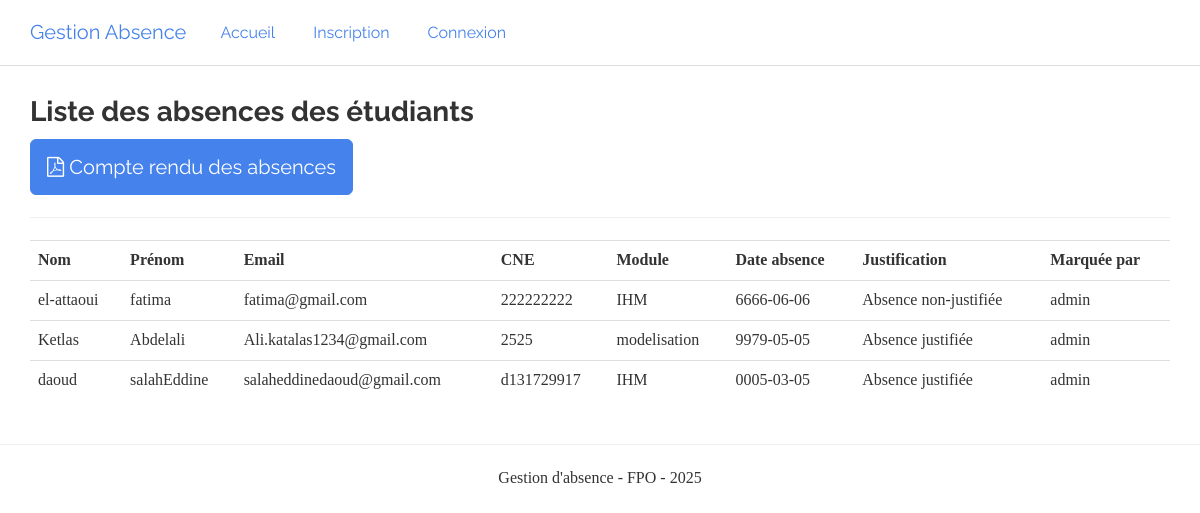
The page /absences.php on the database its author committed.
### tables this page shows
CREATE TABLE `absence` (
  `id` int(11) NOT NULL,
  `id_etudiant` int(11) NOT NULL,
  `crn_horaire` varchar(255) NOT NULL,
  `type_absence` varchar(255) NOT NULL,
  `is_old` tinyint(1) NOT NULL DEFAULT 0,
  `module` varchar(255) DEFAULT NULL,
  `professeur` int(11) DEFAULT NULL,
  `date_absence` date DEFAULT NULL
);

### files/functions.php (called while the page is built, shortened)
<?php
function database()
{
    $host = "localhost";
    $username = "root";
    $password = "";
    $database = "gab";
    $db = new PDO("mysql:host=" . $host . ";dbname=" . $database, $username, $password,
        array(
            PDO::MYSQL_ATTR_INIT_COMMAND => 'SET NAMES UTF8',
            PDO::ATTR_ERRMODE => PDO::ERRMODE_SILENT
        )
    );
    return $db;
}
function listAbsences()
{
    $absences_ = $absences = [];
    $db = database();
    $sttm = $db->prepare("SELECT * FROM absence where is_old=0");
    if ($sttm->execute()) {
        $absences_ = $sttm->fetchAll();
        foreach ($absences_ as $a) {
            $sttm2 = $db->prepare("SELECT * FROM etudiant where id=:id");
            $sttm2->bindParam(":id", $a["id_etudiant"]);
            if ($sttm2->execute()) {
                $etudiant = $sttm2->fetch(PDO::FETCH_ASSOC);
                $a["nom"] = $etudiant["nom"];
                $a["prenom"] = $etudiant["prenom"];
                $a["cne"] = $etudiant["cne"];
                $a["email"] = $etudiant["email"];
            }
            $sttm3 = $db->prepare("SELECT * FROM professeur where id=:id");
            $sttm3->bindParam(":id", $a["professeur"]);
            if ($sttm3->execute()) {
                $professeur = $sttm3->fetch(PDO::FETCH_ASSOC);
                if(!empty($professeur))
                {
                    $a['nom_prof'] = $professeur['nom'];
                    $a['prenom_prof'] = $professeur['prenom'];
                }else{
                    $a['nom_prof'] = 'admin';
                    $a['prenom_prof'] = '';
                }
            $absences [] = $a;
            }
        }
        return $absences;
    }
    return $absences;
}

### absences.php (the view, shortened to what this page needs)
<?php
require_once "header.php";
$absences = listAbsences();
?>
<div class="container">
    <h3>Liste des absences des étudiants</h3>
    <h4><a href="absences_etudiants_pdf.php" class="btn btn-primary btn-lg"><i class="fa fa-file-pdf-o"></i> Compte rendu des absences</a></h4>
    <hr>
    <table class="table">
        <tr>
            <th>Nom</th>
            <th>Prénom</th>
            <th>Email</th>
            <th>CNE</th>
            <th>Module</th>
            <th>Date absence</th>
            <th>Justification</th>
            <th>Marquée par</th>
        </tr>
        <?php foreach($absences as $a): ?>
            <tr>
                <td><?=$a["nom"] ?></td>
                <td><?=$a["prenom"] ?></td>
                <td><?=$a["email"] ?></td>
                <td><?=$a["cne"] ?></td>
                <td><?=$a["module"] ?></td>
                <td><?=$a["date_absence"] ?></td>
                <td><?=$a["type_absence"] ?></td>
                <td><?=$a["nom_prof"] ?> <?=$a["prenom_prof"] ?></td>
            </tr>
        <?php endforeach; ?>
    </table>
</div>
<?php require_once "footer.php"?>

### header.php (shortened to what this page needs)
<?php
    require "./files/functions.php";
?>
<!DOCTYPE html>
<html>
<head>
    <link rel="stylesheet" href="./css/bootstrap.min.css" >
    <link rel="stylesheet" href="./css/font-awesome.min.css" >
    <link rel="stylesheet"  href="./css/styles.css" >
</head>
<body>
<nav class="navbar navbar-default navbar-fixed-top">
    <div class="container">
        <div class="navbar-header">
            <a class="navbar-brand" href="index.php">Gestion Absence</a>
        </div>
        <div class="collapse navbar-collapse" id="bs-example-navbar-collapse-1">
            <ul class="nav navbar-nav">
                <li><a href="index.php">Accueil</a></li>
                <?php if(!isset($_SESSION["login"])): ?>
                    <li><a href="signup.php">Inscription</a></li>
                    <li><a href="login.php">Connexion</a></li>
                <?php endif ?>
            </ul>
        </div>
    </div>
</nav>

### footer.php (shortened to what this page needs)
<footer>
    <hr>
    <p class="text-center">Gestion d'absence - FPO - 2025 </p>
</footer>
</body>
</html>

### css/styles.css (style rules this page uses)
body { padding-top: 75px; }

### rows shown on the page
absence: nom "el-attaoui", prenom "fatima", email "fatima@gmail.com", cne "222222222", module "IHM", date_absence "6666-06-06", type_absence "Absence non-justifiée", nom_prof "admin"
absence: nom "Ketlas", prenom "Abdelali", email "Ali.katalas1234@gmail.com", cne "2525", module "modelisation", date_absence "9979-05-05", type_absence "Absence justifiée", nom_prof "admin"
absence: nom "daoud", prenom "salahEddine", email "salaheddinedaoud@gmail.com", cne "d131729917", module "IHM", date_absence "0005-03-05", type_absence "Absence justifiée", nom_prof "admin"
